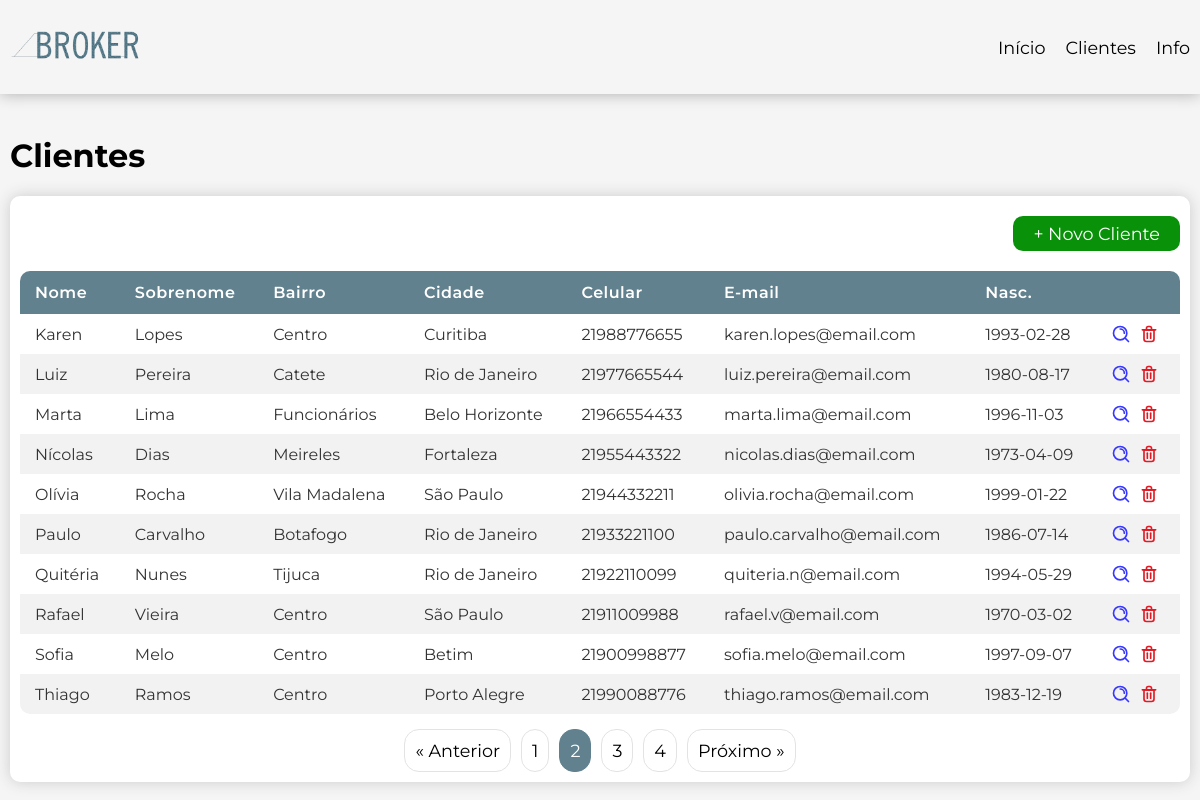
The app's page /clientes?page=2 with its own data.
### tables this page shows
CREATE TABLE IF NOT EXISTS addresses (
    id INT AUTO_INCREMENT NOT NULL,
    id_customer INT NOT NULL,
    street VARCHAR(100) NOT NULL,
    number INT NOT NULL,
    complement VARCHAR(10),
    neighborhood VARCHAR(100) NOT NULL,
    city VARCHAR(100) NOT NULL,
    state CHAR(2) NOT NULL,
    cep VARCHAR(8) NOT NULL,
    active BOOLEAN NOT NULL DEFAULT TRUE,
    created_at TIMESTAMP NOT NULL,
    modified_at TIMESTAMP NULL,
    deleted_at TIMESTAMP NULL,
    PRIMARY KEY(id),
    
    FOREIGN KEY(id_customer) 
    REFERENCES customers(id)
    ON DELETE CASCADE
);

CREATE TABLE IF NOT EXISTS customers (
    id INT AUTO_INCREMENT NOT NULL,
    first_name VARCHAR(40) NOT NULL,
    last_name VARCHAR(40) NOT NULL,
    cpf VARCHAR(11) UNIQUE,
    birth_date DATE,
    cellphone VARCHAR(15),
    email varchar(254) UNIQUE,
    active BOOLEAN NOT NULL DEFAULT TRUE,
    created_at TIMESTAMP NOT NULL,
    modified_at TIMESTAMP NULL,
    deleted_at TIMESTAMP NULL,
    PRIMARY KEY(id)
);

### App/Controller/CustomerController.php (called while the page is built, shortened)
<?php
final class CustomerController {
    private readonly CustomerUsecase $usecase;
    public function __construct(CustomerUsecase $usecase) {
        $this->usecase = $usecase;
    }
    final public function list(): void {
        $limit = 10;
        $currentPage = filter_input(INPUT_GET, 'page', FILTER_VALIDATE_INT) ?? 1;
        $offset = ($currentPage - 1) * $limit;
        $customers = $this->usecase->getAll($limit, $offset);
        $totalPages = ceil($customers['total_records'] / $limit);
        require_once VIEW . 'pages/customers.php';
    }
}

### App/Usecase/CustomerUsecase.php (called while the page is built, shortened)
<?php
final class CustomerUsecase {
    private readonly CustomerRepository $customerRepo;
    public function __construct(CustomerRepository $customerRepo, AddressRepository $addressRepo) {
        $this->customerRepo = $customerRepo;
    }
    public function getAll(int $limit, int $offset):?array {
        $result = $this->customerRepo->fetchAll($limit, $offset);
        if (!empty($result)) {
            return $result;
        }
        return null;
    }
}

### App/Repository/CustomerRepository.php (called while the page is built, shortened)
<?php
class CustomerRepository {
    private readonly mysqli $db;
    public function __construct(mysqli $db) {
        $this->db = $db;
    }
    public function fetchAll(int $limit, int $offset): ?array {
        $totalRecords = $this->countAll();
        $query = "SELECT c.id, c.first_name, c.last_name, c.cpf, c.birth_date, c.cellphone, c.email, a.neighborhood, a.city
                FROM customers c
                LEFT JOIN addresses a ON c.id = a.id_customer
                WHERE c.active = true
                ORDER BY COALESCE(c.modified_at, c.created_at) DESC
                LIMIT ? OFFSET ?";
        $stmt = $this->db->prepare($query);
        $success = $stmt->bind_param("ii", $limit, $offset);
        $stmt->execute();
        $result = $stmt->get_result()->fetch_all(MYSQLI_ASSOC);
        if (!empty($result)) {
            $customers = [];
            foreach ($result as $row) {
                $address = new AddressDtoResponse(null, null,null,null,$row['neighborhood'],$row['city']);
                $customer = new CustomerDtoResponse($row['id'], $row['first_name'], $row['last_name'], $row['cpf'], $row['birth_date'],
                        $row['email'], $row['cellphone'], $address);
                $customers[] = $customer;
            }
            return [
                'customers' => $customers,
                'total_records' => $totalRecords
            ];
        }
        return null;
    }
    public function countAll(): int {
        $query = "SELECT COUNT(id)
                    FROM customers
                    WHERE active = true;";
        $result = $this->db->query($query)->fetch_row();
        return (int) $result[0];
    }
}

### App/Dto/Response/CustomerDtoResponse.php (called while the page is built, shortened)
<?php
    final class CustomerDtoResponse {
        private ?int $id;
        private ?string $firstName;
        private ?string $lastName;
        private ?string $birthDate;
        private ?string $email;
        private ?string $cellphone;
        private ?AddressDtoResponse $address;
        public function getId(): ?int {
            return $this->id;
        }
        public function getFirstName(): ?string {
            return $this->firstName;
        }
        public function getLastName(): ?string {
            return $this->lastName;
        }
        public function getBirthDate(): ?string {
            return $this->birthDate;
        }
        public function getEmail(): ?string {
            return $this->email;
        }
        public function getCellphone(): ?string {
            return $this->cellphone;
        }
        public function getAddress(): ?AddressDtoResponse {
            return $this->address;
        }
        private function setId(?int $id): void {
            $this->id = $id;
        }
        public function setFirstName(?string $firstName): void {
            $this->firstName = $firstName;
        }
        public function setLastName(?string $lastName): void {
            $this->lastName = $lastName;
        }
        public function setBirthDate(?string $birthDate): void {
            $this->birthDate = $birthDate;
        }
        public function setEmail(?string $email): void {
            if (!empty($email)) {
                if (filter_var($email, FILTER_VALIDATE_EMAIL)) {
                    $this->email = $email;
                    return;
                }
                throw new Exception("Email is not valid", 400);
            } else {
                $this->email = $email;
            }
        }
        public function setCellphone(?string $cellphone): void {
            $this->cellphone = $cellphone;
        }
        public function setAddress(?AddressDtoResponse $address): void {
            $this->address = $address;
        }
    }

### App/Dto/Response/AddressDtoResponse.php (called while the page is built, shortened)
<?php
final class AddressDtoResponse {
    private ?string $neighborhood;
    private ?string $city;
    public function getNeighborhood(): ?string {
        return $this->neighborhood;
    }
    public function getCity(): ?string {
        return $this->city;
    }
    public function setNeighborhood(?string $neighborhood): void {
        $this->neighborhood = $neighborhood;
    }
    public function setCity(?string $city): void {
        $this->city = $city;
    }
}

### App/view/components/table.php (the view, shortened to what this page needs)
<div class="container">
    <h1>Clientes</h1>
    <div class="table-group bg-white">
        <div class="table-header">
            <a href="./clientes/cadastrar" class="btn-actions new">+ Novo Cliente</a>
        </div>
        <div class="table-container">
            <table>
                <thead>
                    <tr>
                        <th>Nome</th>
                        <th>Sobrenome</th>
                        <th>Bairro</th>
                        <th>Cidade</th>
                        <th>Celular</th>
                        <th>E-mail</th>
                        <th>Nasc.</th>
                        <th></th>
                    </tr>
                </thead>
                <tbody>
                    <?php if (empty($customers)): ?>
                        <tr>
                            <td colspan="8">Ainda não há clientes cadastrados</td>
                        </tr>
                    <?php else: ?>
                        <?php foreach ($customers['customers'] as $customer): ?>
                            <tr>
                                <td><?= $customer->getFirstName() ?></td>
                                <td><?= $customer->getLastName() ?></td>
                                <td><?= $customer->getAddress()->getNeighborhood() ?></td>
                                <td><?= $customer->getAddress()->getCity() ?></td>
                                <td><?= $customer->getCellphone() ?></td>
                                <td><?= $customer->getEmail() ?></td>
                                <td><?= $customer->getBirthDate() ?></td>
                                <td  class="table-actions" colspan="2">
                                    <a class="action-icon" href="<?= 'clientes/detalhar?id=' . $customer->getId() ?>">
                                    </a>
                                    <a class="action-icon" href="<?= 'clientes/excluir?id=' . $customer->getId() ?>">
                                    </a>
                                </td>
                            </tr>
                        <?php endforeach; ?>
                    <?php endif ?>
                </tbody>
            </table>
        </div>
        <?php if ($totalPages > 1): ?>
            <div id="pagination">
                <a href="?page=<?= max(1, $currentPage - 1) ?>"
                class="btn-page <?= ($currentPage <= 1) ? 'disabled' : '' ?>">
                &laquo; Anterior
                </a>
                <?php for ($i = max(1, $currentPage - 2); $i <= min($totalPages, $currentPage + 2); $i++): ?>
                    <a href="?page=<?= $i ?>"
                    class="btn-page <?= ($i == $currentPage) ? 'active' : '' ?>">
                    <?= $i ?>
                    </a>
                <?php endfor; ?>
                <a href="?page=<?= min($totalPages, $currentPage + 1) ?>"
                class="btn-page <?= ($currentPage >= $totalPages) ? 'disabled' : '' ?>">
                Próximo &raquo;
                </a>
            </div>
        <?php endif; ?>
    </div>
</div>

### public/styles/main.css (style rules this page uses)
* { font-family: "Montserrat", sans-serif; box-sizing: border-box; }
a { text-decoration: none; font-size: 1.1rem; cursor: pointer; margin: 0; }
body { margin: 0; padding: 0; background-color: var(--white-background); }
.container { display: flex; flex-direction: column; width: 100%; max-width: var(--default-width-screen); padding: 20px 10px; }
.bg-white { background-color: white; box-shadow: 0 0 15px rgb(203, 203, 203); }
.btn-actions { padding: 7px 20px 7px 20px; border-radius: 10px; }
.new { background-color: var(--success); color: var(--white); }

### public/styles/variables.css (style rules this page uses)
:root { --primary-color: #61818E; --secundary-color: rgb(252, 252, 252); --terciary-color: rgb(219, 216, 0); --dark: rgb(15, 15, 15); --white-background: rgb(245, 245, 245); --default-width-screen: 1300px; --white: white; --success: rgb(9, 146, 9); --error: rgb(206, 0, 0); }

### public/styles/table.css (style rules this page uses)
table { border-collapse: collapse; box-shadow: 0 4px 8px rgba(0, 0, 0, 0.1); border-radius: 8px; border-spacing: 0; border: none; width: 100%; font-family: 'Segoe UI', Tahoma, Geneva, Verdana, sans-serif; }
.table-container { margin-top: 20px; width: 100%; overflow-x: auto; border-radius: 10px; }
thead { background-color: var(--primary-color); color: white; }
th { padding: 12px 15px; text-align: left; font-weight: 600; letter-spacing: 0.5px; }
td { padding: 10px 15px; color: #333; }
tbody tr:nth-child(even) { background-color: #f2f2f2; }
tbody tr:last-child td { border-bottom: none; }
.table-header { display: flex; flex-direction: row-reverse; gap: 10px; margin-top: 10px; }
.table-group { padding: 10px; overflow: hidden; border-radius: 10px; }
.table-actions { display: flex; align-items: center; justify-content: space-around; }
.action-icon { width: 20px; height: 20px; display: block; margin-right: 5px; }
.action-icon svg { width: 100%; height: 100%; display: block; }
#pagination { display: flex; justify-content: center; margin-top: 15px; gap: 10px; }
.btn-page { background-color: white; color: black; padding: 10px; border: 1px solid rgb(227, 227, 227); border-radius: 15px; }
.active { background-color: var(--primary-color); color: white; border: 1px solid var(--primary-color); }

### records on screen
addresses: id_customer.first_name "Karen", id_customer.last_name "Lopes", neighborhood "Centro", city "Curitiba", id_customer.cellphone "21988776655", id_customer.email "karen.lopes@email.com", id_customer.birth_date "1993-02-28"
addresses: id_customer.first_name "Luiz", id_customer.last_name "Pereira", neighborhood "Catete", city "Rio de Janeiro", id_customer.cellphone "21977665544", id_customer.email "luiz.pereira@email.com", id_customer.birth_date "1980-08-17"
addresses: id_customer.first_name "Marta", id_customer.last_name "Lima", neighborhood "Funcionários", city "Belo Horizonte", id_customer.cellphone "21966554433", id_customer.email "marta.lima@email.com", id_customer.birth_date "1996-11-03"
addresses: id_customer.first_name "Nícolas", id_customer.last_name "Dias", neighborhood "Meireles", city "Fortaleza", id_customer.cellphone "21955443322", id_customer.email "nicolas.dias@email.com", id_customer.birth_date "1973-04-09"
addresses: id_customer.first_name "Olívia", id_customer.last_name "Rocha", neighborhood "Vila Madalena", city "São Paulo", id_customer.cellphone "21944332211", id_customer.email "olivia.rocha@email.com", id_customer.birth_date "1999-01-22"
addresses: id_customer.first_name "Paulo", id_customer.last_name "Carvalho", neighborhood "Botafogo", city "Rio de Janeiro", id_customer.cellphone "21933221100", id_customer.email "paulo.carvalho@email.com", id_customer.birth_date "1986-07-14"
addresses: id_customer.first_name "Quitéria", id_customer.last_name "Nunes", neighborhood "Tijuca", city "Rio de Janeiro", id_customer.cellphone "21922110099", id_customer.email "quiteria.n@email.com", id_customer.birth_date "1994-05-29"
addresses: id_customer.first_name "Rafael", id_customer.last_name "Vieira", neighborhood "Centro", city "São Paulo", id_customer.cellphone "21911009988", id_customer.email "rafael.v@email.com", id_customer.birth_date "1970-03-02"
addresses: id_customer.first_name "Sofia", id_customer.last_name "Melo", neighborhood "Centro", city "Betim", id_customer.cellphone "21900998877", id_customer.email "sofia.melo@email.com", id_customer.birth_date "1997-09-07"
addresses: id_customer.first_name "Thiago", id_customer.last_name "Ramos", neighborhood "Centro", city "Porto Alegre", id_customer.cellphone "21990088776", id_customer.email "thiago.ramos@email.com", id_customer.birth_date "1983-12-19"
